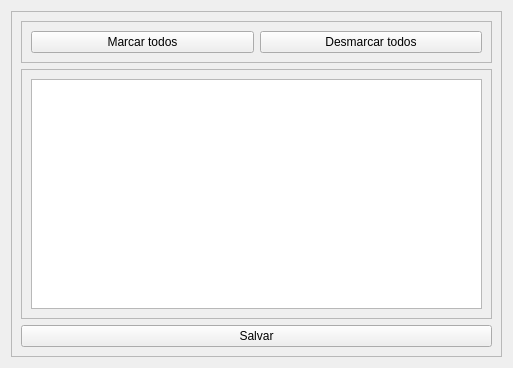
<?xml version="1.0" encoding="UTF-8"?>
<ui version="4.0">
 <class>Form</class>
 <widget class="QWidget" name="Form">
  <property name="geometry">
   <rect>
    <x>0</x>
    <y>0</y>
    <width>513</width>
    <height>368</height>
   </rect>
  </property>
  <property name="windowTitle">
   <string>Seleção de anos para download</string>
  </property>
  <layout class="QHBoxLayout" name="horizontalLayout">
   <item>
    <widget class="QFrame" name="frame_1">
     <property name="frameShape">
      <enum>QFrame::Shape::StyledPanel</enum>
     </property>
     <property name="frameShadow">
      <enum>QFrame::Shadow::Raised</enum>
     </property>
     <layout class="QVBoxLayout" name="verticalLayout">
      <item>
       <widget class="QFrame" name="frame">
        <property name="frameShape">
         <enum>QFrame::Shape::StyledPanel</enum>
        </property>
        <property name="frameShadow">
         <enum>QFrame::Shadow::Raised</enum>
        </property>
        <layout class="QHBoxLayout" name="horizontalLayout_2">
         <item>
          <widget class="QPushButton" name="button_select_all">
           <property name="text">
            <string>Marcar todos</string>
           </property>
          </widget>
         </item>
         <item>
          <widget class="QPushButton" name="button_deselect_all">
           <property name="text">
            <string>Desmarcar todos</string>
           </property>
          </widget>
         </item>
        </layout>
       </widget>
      </item>
      <item>
       <widget class="QFrame" name="frame_2">
        <property name="frameShape">
         <enum>QFrame::Shape::StyledPanel</enum>
        </property>
        <property name="frameShadow">
         <enum>QFrame::Shadow::Raised</enum>
        </property>
        <layout class="QVBoxLayout" name="verticalLayout_2">
         <item>
          <widget class="QListWidget" name="list_years">
           <property name="selectionMode">
            <enum>QAbstractItemView::SelectionMode::MultiSelection</enum>
           </property>
          </widget>
         </item>
        </layout>
       </widget>
      </item>
      <item>
       <widget class="QPushButton" name="button_save">
        <property name="text">
         <string>Salvar</string>
        </property>
       </widget>
      </item>
     </layout>
    </widget>
   </item>
  </layout>
 </widget>
 <resources/>
 <connections/>
</ui>
